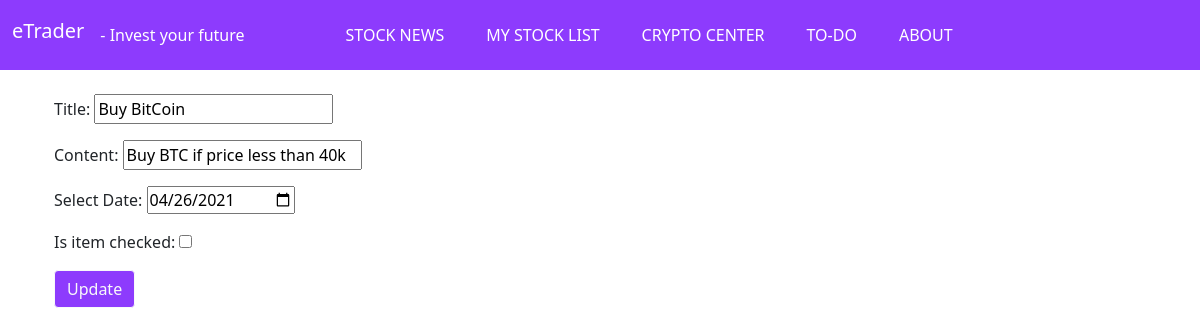
The page /to_do_item/13/update/ on the database its author committed.
### stock/models.py (models this page shows, shortened)
class ToDoItem(models.Model):
    todo_id = models.AutoField(primary_key=True)
    title = models.CharField(max_length=20)
    content = models.CharField(max_length=200)
    creation_date = models.DateField()
    is_item_checked = models.BooleanField(default=False)
    def get_update_url(self):
        return reverse('to_do_item_update_url', kwargs={'pk': self.pk})

### stock/views.py (the view)
# urls.py: path('to_do_item/<int:pk>/update/', ToDoItemUpdate.as_view(), name='to_do_item_update_url'),
class ToDoItemUpdate(UpdateView):
    form_class = ToDoItemForm
    model = ToDoItem
    template_name = 'stock/todoitem_update.html'

### stock/forms.py (shortened to what this page needs)
class ToDoItemForm(forms.ModelForm):
    creation_date = forms.DateField(label='Select Date', widget=forms.DateInput(attrs={'type': 'date'}))
    class Meta:
        model = ToDoItem
        fields = ['todo_id', 'title', 'content', 'creation_date', 'is_item_checked']
    def __init__(self, *args, **kwargs):
        super().__init__(*args, **kwargs)

### stock/templates/stock/todoitem_update.html (shortened to what this page needs)
{% extends 'stock/base.html' %}
{% block content %}
    <div class="container">
        <div class="row">
            <form action="{{ todoitem.get_update_url }}"
                  method="post">
                    {{ form.as_p }}
                <button class="btn btn-outline-light" style="background-color: #8D3BFD;" type="submit">
                    Update
                </button>
            </form>
        </div>
    </div>
{% endblock %}

### rows shown on the page
ToDoItem: title "Buy BitCoin", content "Buy BTC if price less than 40k", creation_date "04/26/2021"
